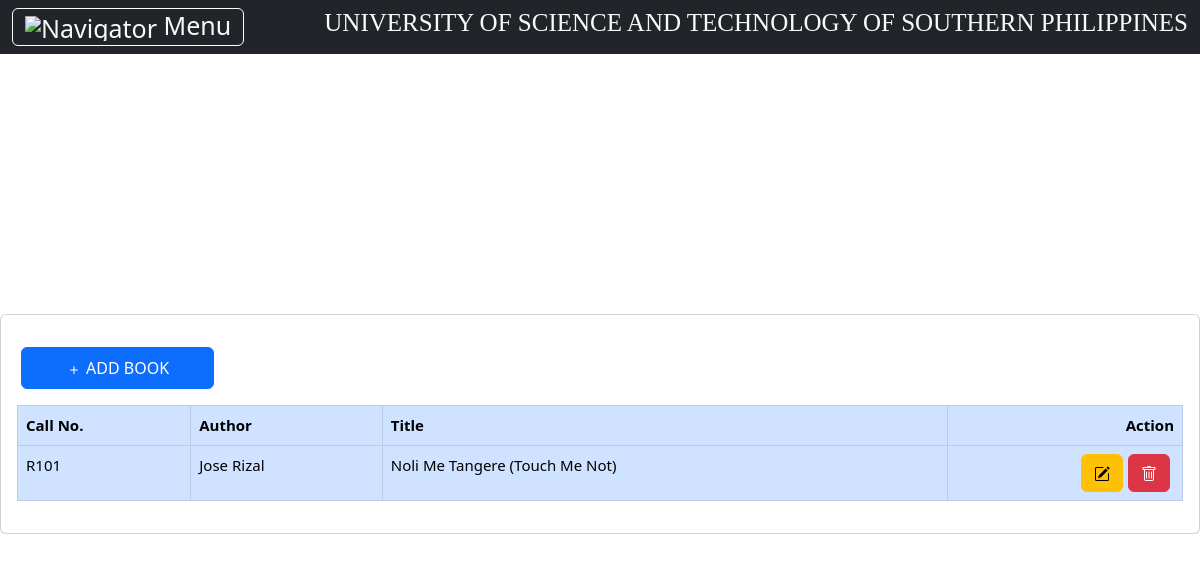
Page /books/index.php (signed in) on the committed database.
### tables this page shows
CREATE TABLE `book` (
  `id` int(11) NOT NULL,
  `call_no` varchar(255) NOT NULL,
  `author` varchar(255) NOT NULL,
  `title` varchar(255) NOT NULL
);

### books/index.php (the view, shortened to what this page needs)
<?php require '..\auth/index.php'; ?>
<?php require_once "..\config/index.php"; ?>
<!DOCTYPE html>
<html lang="en">
<head>
    <link rel="stylesheet" href="style.css">
    <?php require_once '..\assets/cdnjs/toplink.php'; ?>
    <?php require_once '..\assets/getbootstrap v5.2/index.php'; ?>
</head>
<body>
<?php include '..\sidenav/index.php'; ?>
<div class="col-md-12">
    <div class="card mt-5">
        <div class="card-body">
            <div class="row p-3">
              <a href="form.php" name="addbook" class="btn btn-primary cols col-2 p-2" style="float: right;" ><svg xmlns="http://www.w3.org/2000/svg" width="16" height="16" fill="currentColor" class="bi bi-plus" viewBox="0 0 16 16">
  <path d="M8 4a.5.5 0 0 1 .5.5v3h3a.5.5 0 0 1 0 1h-3v3a.5.5 0 0 1-1 0v-3h-3a.5.5 0 0 1 0-1h3v-3A.5.5 0 0 1 8 4z"/>
</svg> ADD BOOK</a>
            </div>
        <table id="datatableid" class="table table-bordered table-primary col-md-12">
        <thead>
            <tr>
                <th>Call No.</th>
                <th>Author</th>
                <th>Title</th>
								<th ><c style="float: right;">Action</c></th>
            </tr>
        </thead>
        <tbody>
				<?php
							$query = "SELECT * FROM book";
							$result = mysqli_query($conn, $query);
							while($row = mysqli_fetch_array($result)) { $id =$row["id"]; ?>
            <tr>
                <td><?php echo  $row["call_no"]; ?></td>
                <td><?php echo  $row["author"]; ?></td>
                <td><?php echo  $row["title"]; ?></td>
								<td><?php echo "<a class='btn btn-danger btn-d ' onClick=\"javascript: return confirm('Are you sure you want to delete?');\" href='process.php?delete=".$row['id']."'>"; ?> </a>
														<a href="form.php?edit=<?php echo $row["id"];?>" class="btn btn-warning btn-e"></a>
                            </td>
            </tr>
								<?php }?>
        </tbody>
    </table>
        </div>
    </div>
</div>
<?php require_once '..\assets/cdnjs/index.php'; ?>
</body>
</html>

### sidenav/index.php (style rules this page uses)
body { margin: 0; font-size: 15px; display: flex; flex: 1; min-height: 100vh; align-items: center; }

### books/index.php (style rules this page uses)
.btn-d, .btn-e { float: right; margin-right: 2%; }

### rows in the picture
book: call_no "R101", author "Jose Rizal", title "Noli Me Tangere (Touch Me Not)"
